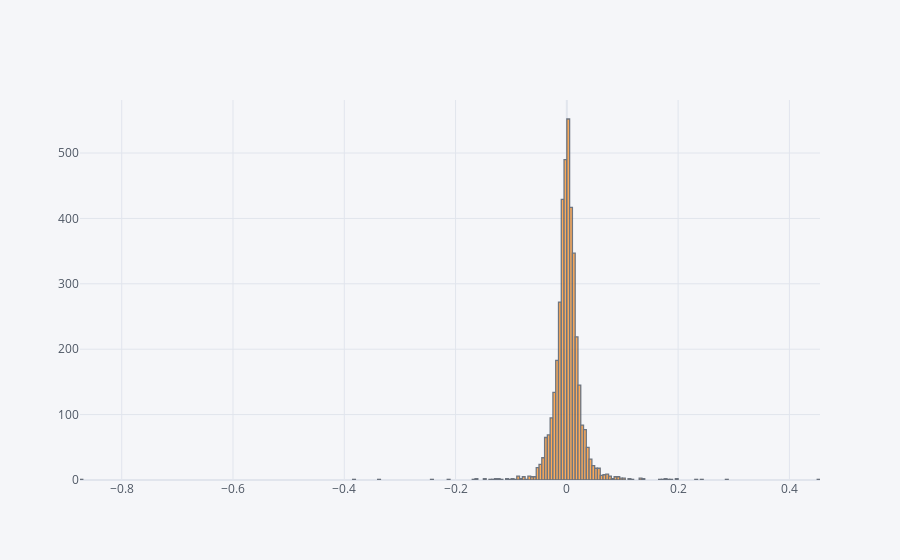

Write notebook code for a chart like this one.
### Code cell
data['RETURNS'].iplot(kind='histogram', subplots=True)

### Figure 1 — Plotly figure (JSON) as saved in the notebook; plotly's stock layout.template omitted (floating-point values rounded to 4 significant figures; data arrays with more than 128 entries replaced by an {"elided": "..."} marker saying what was removed)
{"data": [{"histfunc": "count", "histnorm": "", "marker": {"color": "rgba(255, 153, 51, 1.0)", "line": {"color": "#4D5663", "width": 1.3}}, "name": "RETURNS", "opacity": 0.8, "orientation": "v", "type": "histogram", "x": {"elided": "3916 float values"}, "xaxis": "x", "yaxis": "y"}], "layout": {"barmode": "overlay", "legend": {"bgcolor": "#F5F6F9", "font": {"color": "#4D5663"}}, "paper_bgcolor": "#F5F6F9", "plot_bgcolor": "#F5F6F9", "title": {"font": {"color": "#4D5663"}}, "xaxis": {"anchor": "y", "domain": [0, 1], "gridcolor": "#E1E5ED", "showgrid": true, "tickfont": {"color": "#4D5663"}, "title": {"font": {"color": "#4D5663"}, "text": ""}, "zerolinecolor": "#E1E5ED"}, "yaxis": {"anchor": "x", "domain": [0, 1], "gridcolor": "#E1E5ED", "showgrid": true, "tickfont": {"color": "#4D5663"}, "title": {"font": {"color": "#4D5663"}, "text": ""}, "zerolinecolor": "#E1E5ED"}}}
